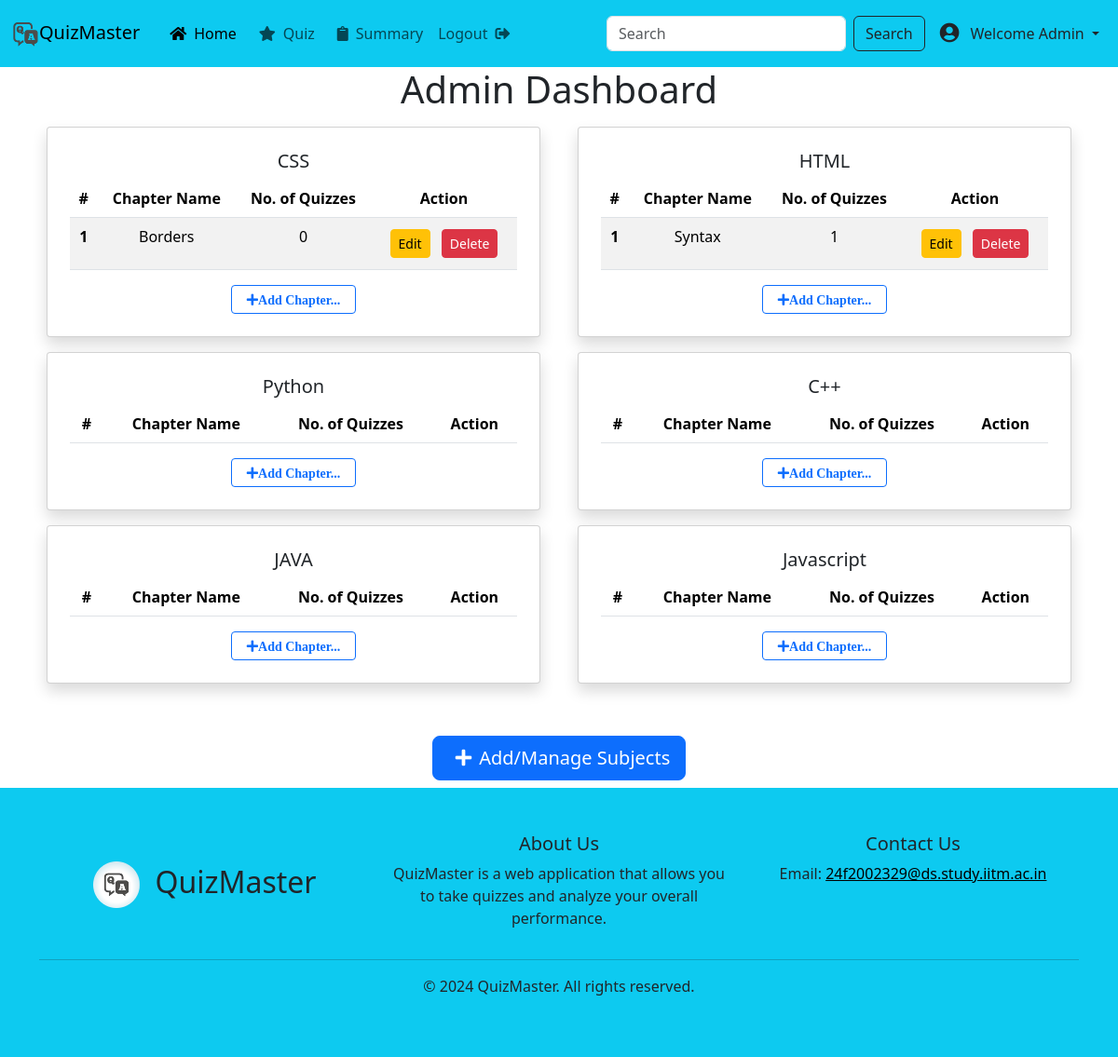
The app's page /admin/dashboard (signed in), older data.
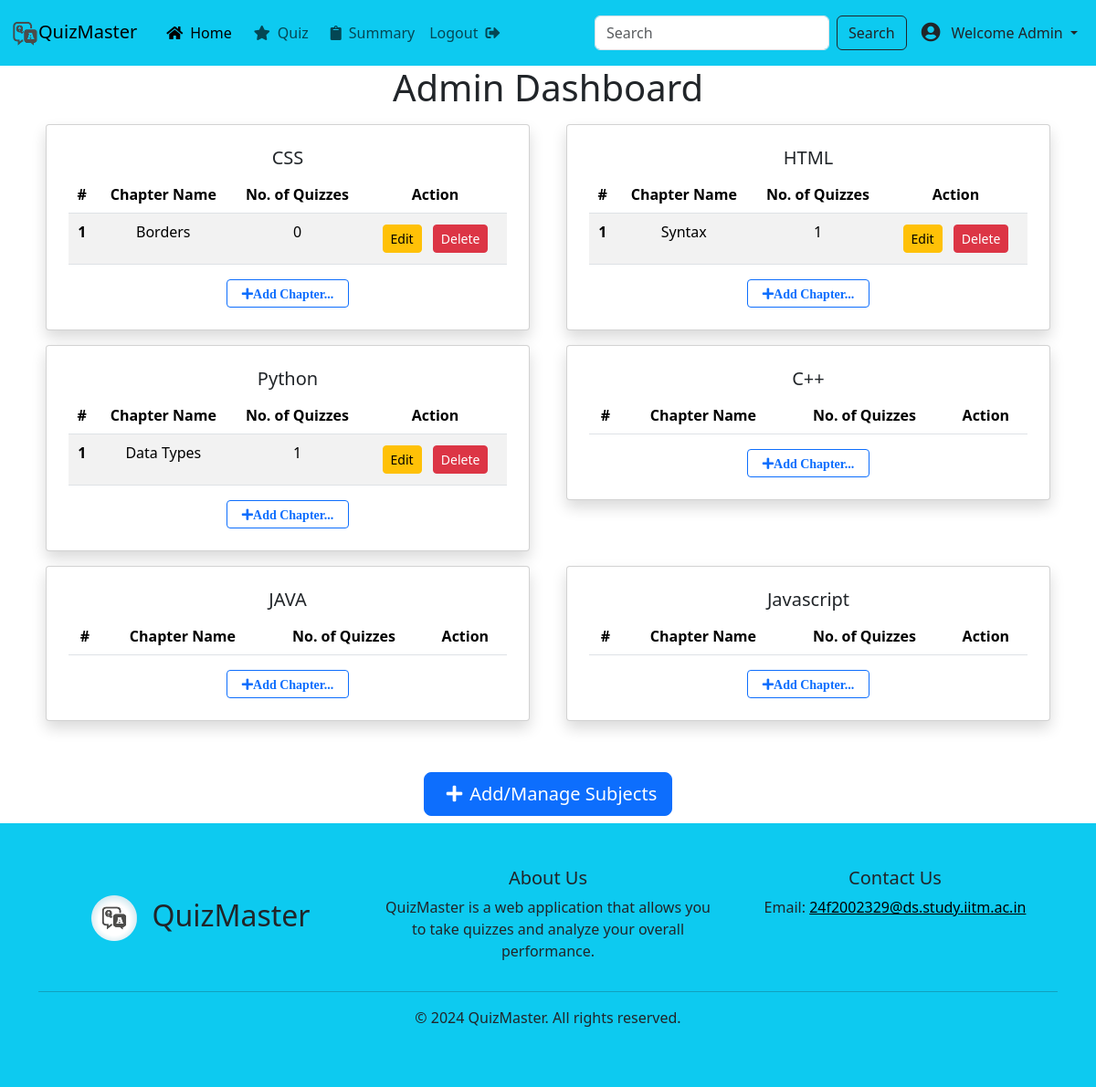
The same page, newer data.
### app/models/models.py (models this page shows)
class Subject(db.Model):
    id = db.Column(db.Integer, primary_key=True)
    name = db.Column(db.String(100), nullable=False)
    desc = db.Column(db.String(200), nullable=True)
    chapters = db.relationship('Chapter', backref='subject', lazy=True)

class Chapter(db.Model):
    id = db.Column(db.Integer, primary_key=True)
    name = db.Column(db.String(100), nullable=False)
    subject_id = db.Column(db.Integer, db.ForeignKey('subject.id'), nullable=False)
    quizzes = db.relationship('Quiz', backref='chapter', lazy=True)

### app/routes/admin.py (the view)
@admin_blueprint.route('/dashboard', methods=['GET'])
def dashboard():
    if session.get('role') != 'admin':
        flash("Unauthorized", 'error')
        session.clear()
        return redirect(url_for('admin.login'))
    subjects = Subject.query.all()
    return render_template('admin/admin_dashboard.html', subjects=subjects)

### app/templates/admin/admin_dashboard.html
{% extends "base.html" %}
{% block content %}
<section class="vh-90 content">
    <div class="container text-center">
        <div class="row">
            <h1>Admin Dashboard</h1>
            {% for subject in subjects %}
            <div class="col-md-6">
                <div class="card mx-2 my-2 px-2 py-2 shadow ">
                    <div class="card-body">
                        <h5 class="card-title">{{ subject.name }}</h5>
                        <table class="table table-striped">
                            <thead>
                                <tr>
                                    <th scope="col">#</th>
                                    <th scope="col">Chapter Name</th>
                                    <th scope="col">No. of Quizzes</th>
                                    <th scope="col">Action</th>
                                </tr>
                            </thead>
                            <tbody>
                                {% for chapter in subject.chapters %}
                                <tr>
                                    <th scope="row">{{ loop.index }}</th>
                                    <td>{{ chapter.name }}</td>
                                    <td>{{ chapter.quizzes|length }}</td>
                                    <td>
                                        <a class="btn btn-warning btn-sm mx-1 my-1" href="{{ url_for('admin.edit_chapter', chapter_id=chapter.id) }}">Edit</a>
                                        <a class="btn btn-danger btn-sm mx-1 my-1" href="{{ url_for('admin.delete_chapter', chapter_id=chapter.id) }}">Delete</a>
                                    </td>
                                </tr>
                                {% endfor %}
                            </tbody>
                        </table>
                        <a href="{{ url_for('admin.add_chapter', subject_id=subject.id) }}" class="btn btn-outline-primary btn-sm"><i class="fas fa-plus px-2">Add Chapter...</i></a>
                    </div>
                </div>
            </div>
            {% endfor %}
        </div>
    </div>
    <div class="container text-center">
            <a href="{{ url_for('admin.add_subject') }}" class="btn btn-primary add-subject-btn btn-lg mb-2 mt-5"><i class="fas fa-plus px-2"></i>Add/Manage Subjects</a>
    </div>
</section>
{% endblock %}

Row changes from the older to the newer data that the page shows:
added Chapter: name "Data Types", quizzes|length "1", shown under Subject "Python"
